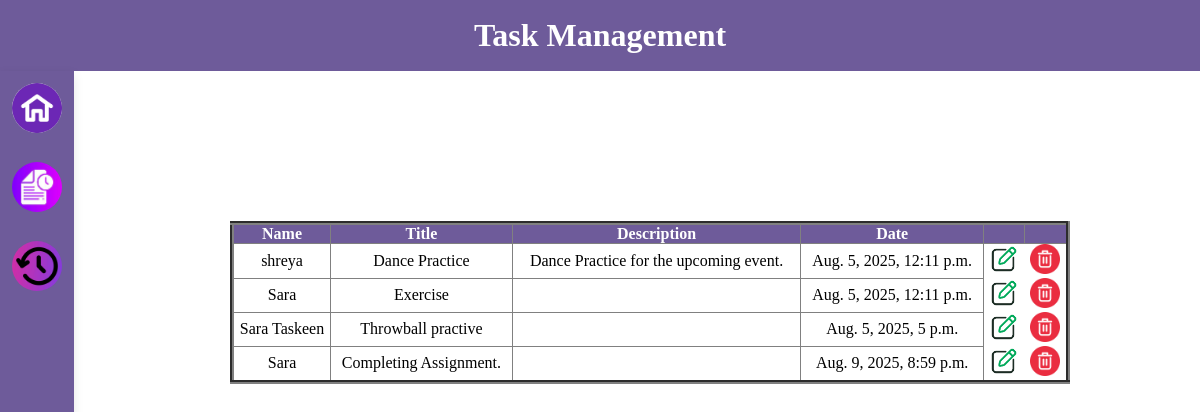
The page / on the database its author committed.
### todolist/models.py (models this page shows)
class Student(models.Model):
    name=models.CharField(max_length=50)
    title=models.CharField(max_length=70)
    desc=models.TextField()
    date=models.DateTimeField(auto_now=True)

### todolist/views.py (the view)
# urls.py: 2. Add a URL to urlpatterns:  path('', views.home, name='home')
def home(request):
    b=Student.objects.all()
    return render(request,'home.html',{'b':b})

### templates/home.html
{% extends 'base.html' %}
{% load static  %}
{% block content %}
<center>
<table style="margin-top:150px;margin-left:100px;width: 70%;height:60px;text-align: center;" border="4px" rules="all">
    <tr style="background-color:#6E5B9A;color:white;">
        <th>Name</th>
        <th>Title</th>
        <th>Description</th>
        <th>Date</th>
        <th></th>
        <th></th>
    </tr>
    {% for i in b %}
    <tr>
        <td>{{i.name}}</td>
        <td>{{i.title}}</td>
        <td>{{i.desc}}</td>
        <td>{{i.date}}</td>
        <td style="border:none;"><a href="{% url 'update' i.id %}"><img src="{% static 'update.png' %}" class="action-btn "></a></td>
        <td style="border:none"><a href="{% url 'delete' i.id %}"><img src="{% static 'delete.png' %}" class="action-btn "></a></td>
    </tr>
    {% endfor %}
</table>
</center>
{% endblock %}

### templates/base.html (shortened to what this page needs)
{% load static %}
<!DOCTYPE html>
<html lang="en">
<head>
    <link rel="stylesheet" href="{% static 'style.css' %}">
</head>
<body>
    <h1 style="text-align:center;color:white;background-color: #6E5B9A;padding: 17px;">Task Management</h1>
    {% include 'nav.html' %}
    {% block content %}
    {% endblock %}
</body>
</html>

### templates/nav.html
{% load static %}
<div class="nav-container">
<a href="{% url 'home' %}" class="nav-link" ><img src="{% static 'home.jpg' %}" class="icon1"></a>
<a href="{% url 'addtask' %}" class="nav-link"><img src="{% static 'add1.png' %}" class="icon1"></a>
<a href="{% url 'history' %}" class="nav-link"><img src="{% static 'history.jpg' %}" class="icon1"></a>
</div>

### static/style.css (style rules this page uses)
* { margin: 0; padding: 0; }
body { background-color: white; height: 100px; }
.nav-container { display: flex; flex-direction: column; background: hsl(258, 26%, 48%); box-shadow: 0 4px 10px rgba(0, 0, 0, 0.1); margin-top: 0%; height: 100vh; position: fixed; }
.nav-link { padding: 15px; text-align: center; font-size: 20px; color:white; text-decoration: none; }
.icon1 { border-radius: 450%; height: 50px; width: 50px; }
.nav-link { display: block; padding: 12px; color: white; text-decoration: none; transition: 0.3s; }
.action-btn { width:30px; height: 30px; border: none; border-radius: 10%; padding: 0px; margin: 0 3px; cursor: pointer; transition: 0.3s; }

### rows shown on the page
Student: name "shreya", title "Dance Practice", desc "Dance Practice for the upcoming event.", date "Aug. 5, 2025, 12:11 p.m."
Student: name "Sara", title "Exercise", date "Aug. 5, 2025, 12:11 p.m."
Student: name "Sara Taskeen", title "Throwball practive", date "Aug. 5, 2025, 5 p.m."
Student: name "Sara", title "Completing Assignment.", date "Aug. 9, 2025, 8:59 p.m."
